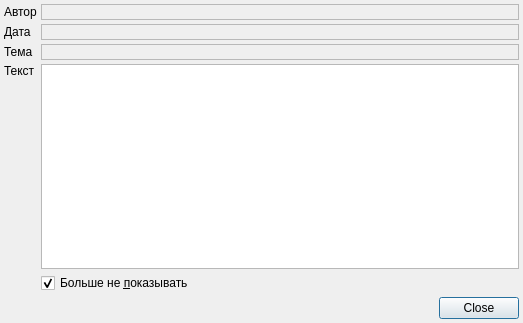
<ui version="4.0" >
 <class>InformerPage</class>
 <widget class="QDialog" name="InformerPage" >
  <property name="geometry" >
   <rect>
    <x>0</x>
    <y>0</y>
    <width>523</width>
    <height>323</height>
   </rect>
  </property>
  <property name="windowTitle" >
   <string>ChangeMe!</string>
  </property>
  <property name="sizeGripEnabled" >
   <bool>false</bool>
  </property>
  <layout class="QGridLayout" name="gridLayout" >
   <property name="margin" >
    <number>4</number>
   </property>
   <property name="spacing" >
    <number>4</number>
   </property>
   <item row="0" column="0" >
    <widget class="QLabel" name="lblCreatePerson" >
     <property name="text" >
      <string>Автор</string>
     </property>
    </widget>
   </item>
   <item row="2" column="0" >
    <widget class="QLabel" name="lblSubject" >
     <property name="text" >
      <string>Тема</string>
     </property>
    </widget>
   </item>
   <item row="0" column="1" >
    <widget class="QLabel" name="lblCreatePersonValue" >
     <property name="frameShape" >
      <enum>QFrame::StyledPanel</enum>
     </property>
     <property name="frameShadow" >
      <enum>QFrame::Sunken</enum>
     </property>
     <property name="text" >
      <string/>
     </property>
     <property name="textInteractionFlags" >
      <set>Qt::LinksAccessibleByMouse|Qt::TextSelectableByMouse</set>
     </property>
    </widget>
   </item>
   <item row="1" column="1" >
    <widget class="QLabel" name="lblCreateDatetimeValue" >
     <property name="frameShape" >
      <enum>QFrame::StyledPanel</enum>
     </property>
     <property name="frameShadow" >
      <enum>QFrame::Sunken</enum>
     </property>
     <property name="text" >
      <string/>
     </property>
     <property name="textInteractionFlags" >
      <set>Qt::LinksAccessibleByMouse|Qt::TextSelectableByMouse</set>
     </property>
    </widget>
   </item>
   <item row="2" column="1" >
    <widget class="QLabel" name="lblSubjectValue" >
     <property name="frameShape" >
      <enum>QFrame::StyledPanel</enum>
     </property>
     <property name="frameShadow" >
      <enum>QFrame::Sunken</enum>
     </property>
     <property name="text" >
      <string/>
     </property>
     <property name="textInteractionFlags" >
      <set>Qt::LinksAccessibleByMouse|Qt::TextSelectableByMouse</set>
     </property>
    </widget>
   </item>
   <item row="3" column="0" >
    <widget class="QLabel" name="lblText" >
     <property name="text" >
      <string>Текст</string>
     </property>
     <property name="alignment" >
      <set>Qt::AlignLeading|Qt::AlignLeft|Qt::AlignTop</set>
     </property>
    </widget>
   </item>
   <item row="3" column="1" >
    <widget class="QTextBrowser" name="edtText" >
     <property name="openExternalLinks" >
      <bool>true</bool>
     </property>
    </widget>
   </item>
   <item row="4" column="1" >
    <widget class="QCheckBox" name="chkMarkViewed" >
     <property name="text" >
      <string>Больше не &amp;показывать</string>
     </property>
     <property name="checked" >
      <bool>true</bool>
     </property>
    </widget>
   </item>
   <item row="1" column="0" >
    <widget class="QLabel" name="lblCreateDatetime" >
     <property name="text" >
      <string>Дата</string>
     </property>
    </widget>
   </item>
   <item row="5" column="0" colspan="2" >
    <widget class="QDialogButtonBox" name="buttonBox" >
     <property name="standardButtons" >
      <set>QDialogButtonBox::Close</set>
     </property>
    </widget>
   </item>
  </layout>
 </widget>
 <resources/>
 <connections/>
</ui>
